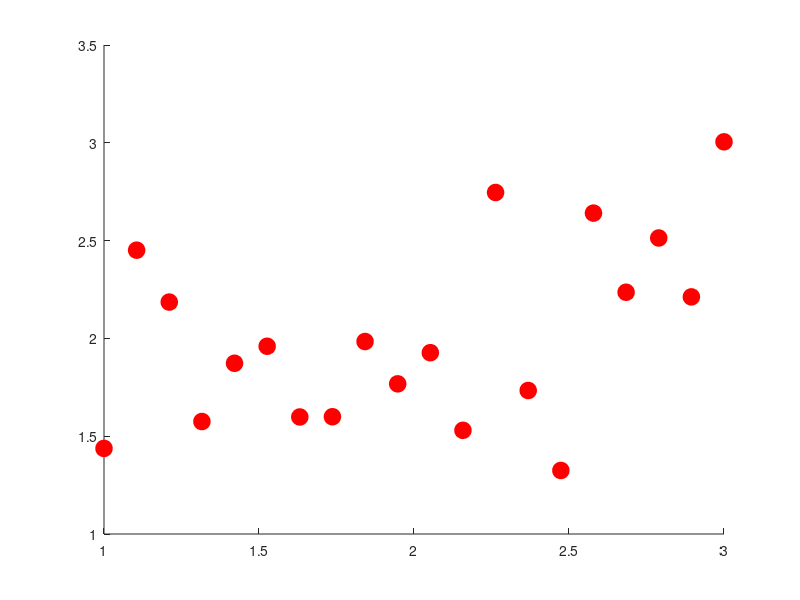

MATLAB code to generate this figure: (Note: this script raises an error after producing the figure.)
%%
%   COURSE: Master statistics and machine learning: intuition, math, code										
%      URL: udemy.com/course/statsml_x/?couponCode=202112 
% 
%  SECTION: Correlation
%    VIDEO: The subgroups correlation paradox
% 
%  TEACHER: Mike X Cohen, sincxpress.com
%

% Note: The official term is "Simpson's paradox"

%%

% a clear MATLAB workspace is a clear mental workspace
close all; clear; clc

%%

% initializations
n = 20; % sample points per group
offsets = [2 3.5 5]; % mean offsets
[x,y,l] = deal(cell(3,1));

% setup figure
figure(1), clf, hold on
c = 'rbk';

% generate and plot data
for datai=1:3
    
    % generate data
    x{datai} = linspace(offsets(datai)-1,offsets(datai)+1,n);
    y{datai} = mean(x{datai}) + randn(1,n)/2;
    
    % plot
    plot(x{datai},y{datai},[c(datai) 'o'],'markersize',12,'markerfacecolor',c(datai))
    
    % subgroup correlation
    [r,p] = corr(x{datai}',y{datai}');
    l{datai} = [ 'r = ' num2str(r,3) ', p = ' num2str(p,3) ];
end


% now correlate the groups
[r,p] = corr(cell2mat(x')',cell2mat(y')');
title([ 'r = ' num2str(r,3) ', p = ' num2str(p,3) ])

xlabel('X'), ylabel('Y')
axis([0 7 0 7])
legend(l,'Location','NorthWest')
set(gca,'fontsize',14)

%% done
